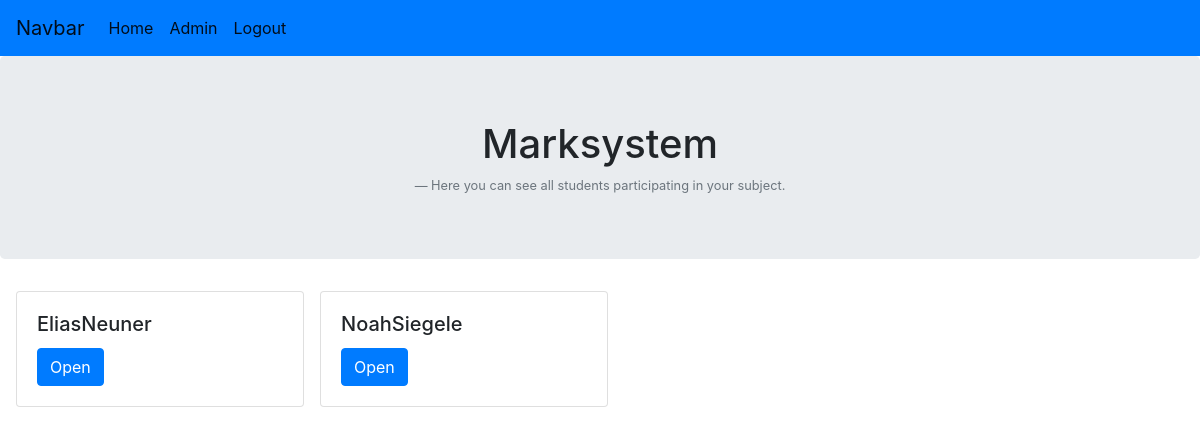
/6/detailseite__lehrer (signed in), run on an earlier commit of the app's database.
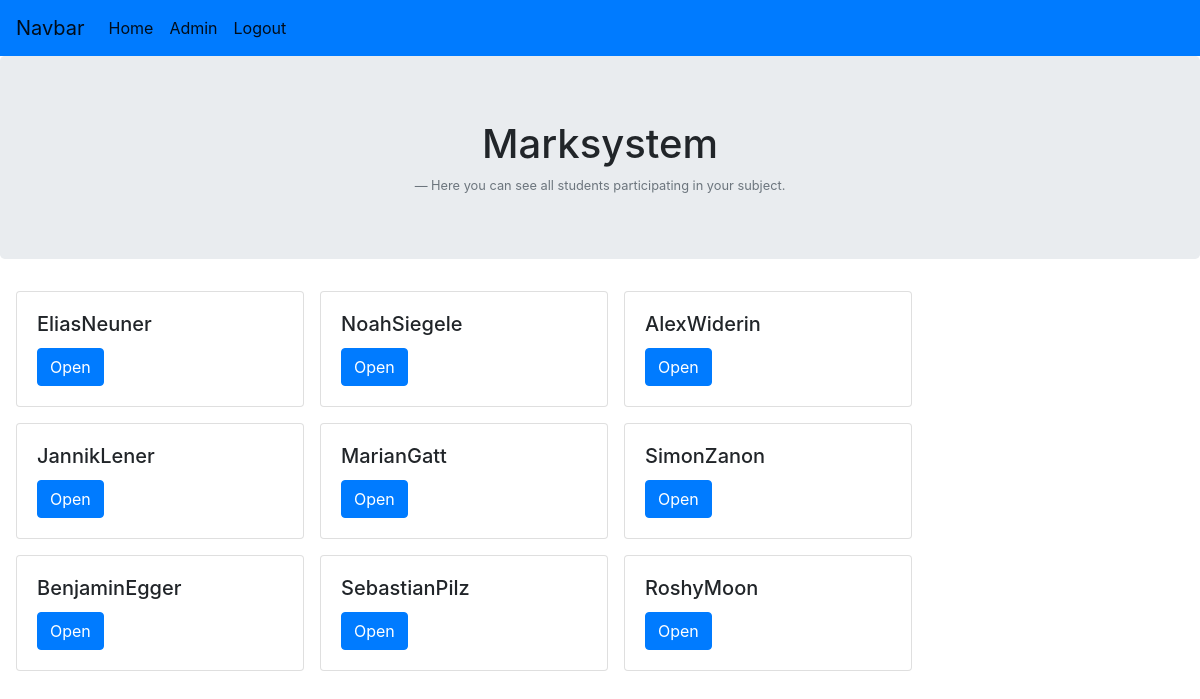
And on a later commit of the database.
### noten/models.py (models this page shows, shortened)
class Student(models.Model):
    user = models.ForeignKey(User, on_delete=models.CASCADE,)
    klasse = models.ForeignKey(Klasse, on_delete=models.SET_NULL, null=True, blank=True)
    class Meta:
        verbose_name_plural = "Students"

### noten/views.py (the view)
# urls.py: path('<int:klasse_noten_id>/detailseite__lehrer', views.detailseite_notenvergebung_lehrer, name='detailseite_notenvergebung_lehrer'),
@login_required
def detailseite_notenvergebung_lehrer(request, klasse_noten_id):
    notenvergebung = Student.objects.filter(klasse__unterricht__id= klasse_noten_id)
    return render(request, 'noten/detailseite_notenvergebung_lehrer.html', {'latest_student_list' : notenvergebung, 'klasse_noten_id' : klasse_noten_id})

### noten/templates/noten/detailseite_notenvergebung_lehrer.html (shortened to what this page needs)
<!DOCTYPE html>
<head>
    {% load static %}
    <link href="https://stackpath.bootstrapcdn.com/bootstrap/4.2.1/css/bootstrap.min.css"
 rel="stylesheet">
</head>
<body>
<nav class="navbar navbar-expand-lg navbar-light bg-primary">
    <a class="navbar-brand" href="">Navbar</a>
    <div class="collapse navbar-collapse" id="navbarNav">
        <ul class="navbar-nav">
            <li class="nav-item active">
                <a class="nav-link" href="{% url 'noten:startseite_lehrer' %}">Home</a>
            </li>
            <li class="nav-item active">
                <a class="nav-link" href="/admin">Admin</a>
            </li>
            <li class="nav-item active">
                <a class="nav-link" href="/logout">Logout</a>
            </li>
        </ul>
    </div>
</nav>
<div class="jumbotron text-center">
    <h1>Marksystem</h1>
    <footer class="blockquote-footer">Here you can see all students participating in your subject.</footer>
</div>
{% if latest_student_list %}
<div class="row ml-3">
    {% for student in latest_student_list %}
    <div class="card mb-3 mr-3" style="width: 18rem;">
        <div class="card-body">
            <h5 class="card-title">{{ student.user }}</h5>
            <a class="btn btn-primary"
               href="{% url 'noten:noteneintragung_lehrer' klasse_noten_id student.id%}">Open</a>
        </div>
    </div>
    {% endfor %}
</div>
{% else %}
<p>No Students are available.</p>
{% endif %}
</body>
</html>

What changed in the data, as far as the page shows it:
added Student: user "AlexWiderin"
added Student: user "JannikLener"
added Student: user "MarianGatt"
added Student: user "SimonZanon"
added Student: user "BenjaminEgger"
added Student: user "SebastianPilz"
added Student: user "RoshyMoon"
